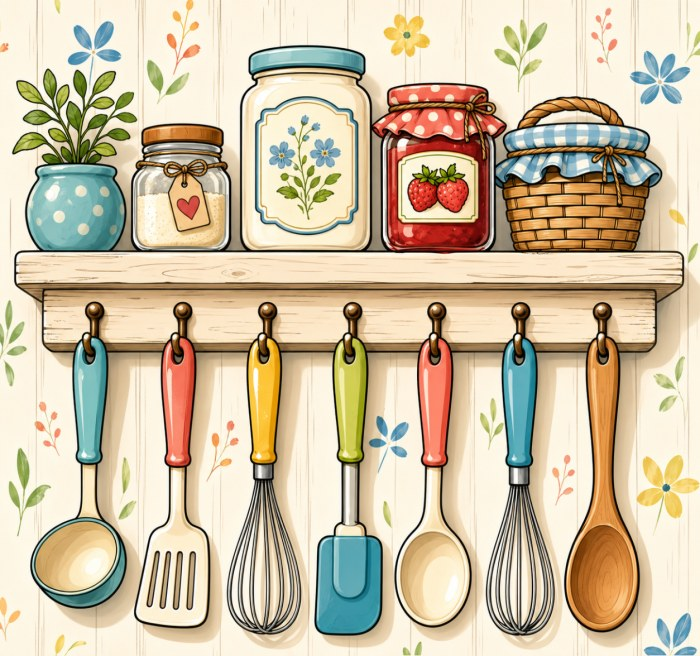
#> input picture Colour Mate/Colour Mate/Colour Mate/app/src/debug/assets/reveal/original.jpg, 700 x 656 px
$ python -i lineart_quality_score.py   (imports and definitions only)
#> lines starting #> are read from the running program, lines starting #| are printed output that depends on the picture; after the words box and inside, x2 and y2 are one past the last pixel; in counts of white or black regions, pixels touching at a corner belong together
"""Phase 9 — line-art quality score.

Rates the generated line art (0-100). A good coloring-page line art is well
connected (few fragments), not too dense (not noisy) nor too sparse, and free of
isolated dots.
"""
from __future__ import annotations

import json
from pathlib import Path

import cv2
import numpy as np


def score(lineart_path: Path) -> dict:
    gray = cv2.imread(str(lineart_path), cv2.IMREAD_GRAYSCALE)
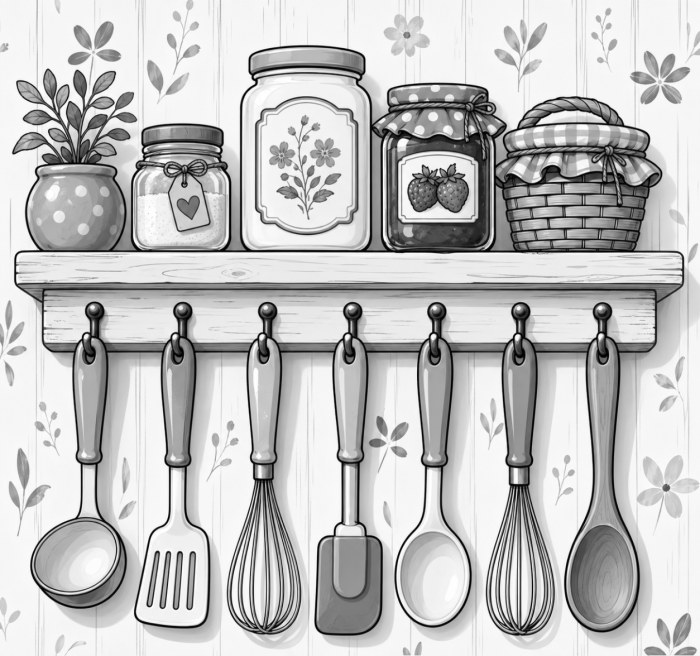
#> gray: shape (656, 700); min 0, max 255, mean 193.8
    height, width = gray.shape[:2]
#> height = 656; width = 700
    _, bw = cv2.threshold(gray, 127, 255, cv2.THRESH_BINARY)
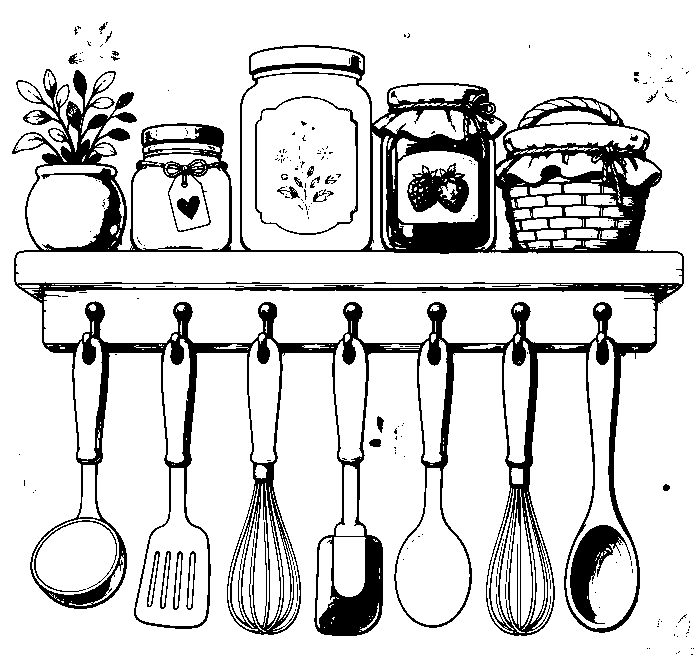
#> bw: shape (656, 700); 84% white; 248 black regions (219 under 20 px), largest, box (x1, y1, x2, y2) and area: (12, 45, 684, 636) 65613, (570, 525, 631, 624) 2368, (407, 163, 469, 213) 1798
    lines = cv2.bitwise_not(bw)  # strokes white

    total = float(lines.size)
#> total = 459200
    density = float((lines > 0).sum()) / total
#> density = 0.16

    n, _, stats, _ = cv2.connectedComponentsWithStats(lines, connectivity=8)
#> n = 249; stats = 249 rows, first 6: [0, 0, 700, 656, 385506], [99, 23, 7, 11, 29], [106, 22, 2, 3, 4], [74, 27, 4, 8, 14], [77, 26, 4, 3, 7], [105, 31, 7, 12, 21]
    fragments = max(0, n - 1)
#> fragments = 248
    dots = int(np.sum(stats[1:, cv2.CC_STAT_AREA] <= 3)) if n > 1 else 0
#> dots = 130
    megapixels = max(0.1, total / 1_000_000.0)
#> megapixels = 0.459
    frags_per_mp = fragments / megapixels
#> frags_per_mp = 540.1

    s = 100.0
    if density > 0.12:                       # too busy / noisy
        s -= min(35.0, (density - 0.12) * 300.0)
#> s = 87.85
    if density < 0.008:                      # nearly empty
        s -= 25.0
    s -= min(25.0, frags_per_mp * 0.015)     # disconnected strokes
#> s = 79.75
    s -= min(15.0, dots * (1.0 / megapixels) * 0.01)
#> s = 76.92
    final = int(round(max(30.0, min(100.0, s))))
#> final = 77

    return {
        "version": 1,
        "score": final,
        "line_density": round(density, 4),
        "fragments": int(fragments),
        "isolated_dots": dots,
        "width": int(width),
        "height": int(height),
    }


def write(report: dict, out_path: Path) -> Path:
    out_path.write_text(json.dumps(report, indent=2), encoding="utf-8")
    return out_path

>>> result = score('../../Colour Mate/Colour Mate/Colour Mate/app/src/debug/assets/reveal/original.jpg')
#> result = {'version': 1, 'score': 77, 'line_density': 0.161, 'fragments': 248, 'isolated_dots': 130, 'width': 700, 'height': 656}
